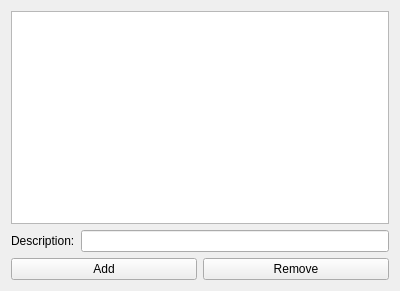
<?xml version="1.0" encoding="UTF-8"?>
<ui version="4.0">
 <class>TesterWindow</class>
 <widget class="QWidget" name="TesterWindow">
  <property name="geometry">
   <rect>
    <x>0</x>
    <y>0</y>
    <width>400</width>
    <height>291</height>
   </rect>
  </property>
  <property name="minimumSize">
   <size>
    <width>0</width>
    <height>291</height>
   </size>
  </property>
  <property name="windowTitle">
   <string>TesterWindow</string>
  </property>
  <layout class="QVBoxLayout" name="verticalLayout_2">
   <item>
    <layout class="QVBoxLayout" name="verticalLayout">
     <item>
      <widget class="QTableView" name="tableView"/>
     </item>
     <item>
      <layout class="QFormLayout" name="formLayout">
       <item row="0" column="1">
        <widget class="QLineEdit" name="lineEdit"/>
       </item>
       <item row="0" column="0">
        <widget class="QLabel" name="label">
         <property name="text">
          <string>Description:</string>
         </property>
         <property name="buddy">
          <cstring>lineEdit</cstring>
         </property>
        </widget>
       </item>
      </layout>
     </item>
    </layout>
   </item>
   <item>
    <layout class="QHBoxLayout" name="horizontalLayout">
     <item>
      <widget class="QPushButton" name="pushButton">
       <property name="text">
        <string>Add</string>
       </property>
      </widget>
     </item>
     <item>
      <widget class="QPushButton" name="pushButton_2">
       <property name="text">
        <string>Remove</string>
       </property>
      </widget>
     </item>
    </layout>
   </item>
  </layout>
 </widget>
 <resources/>
 <connections>
  <connection>
   <sender>tableView</sender>
   <signal>clicked(QModelIndex)</signal>
   <receiver>TesterWindow</receiver>
   <slot>clickedRow(QModelIndex)</slot>
   <hints>
    <hint type="sourcelabel">
     <x>79</x>
     <y>147</y>
    </hint>
    <hint type="destinationlabel">
     <x>37</x>
     <y>285</y>
    </hint>
   </hints>
  </connection>
  <connection>
   <sender>pushButton</sender>
   <signal>clicked()</signal>
   <receiver>TesterWindow</receiver>
   <slot>clickedAdd()</slot>
   <hints>
    <hint type="sourcelabel">
     <x>161</x>
     <y>268</y>
    </hint>
    <hint type="destinationlabel">
     <x>180</x>
     <y>286</y>
    </hint>
   </hints>
  </connection>
  <connection>
   <sender>pushButton_2</sender>
   <signal>clicked()</signal>
   <receiver>TesterWindow</receiver>
   <slot>clickedRemove()</slot>
   <hints>
    <hint type="sourcelabel">
     <x>293</x>
     <y>267</y>
    </hint>
    <hint type="destinationlabel">
     <x>314</x>
     <y>285</y>
    </hint>
   </hints>
  </connection>
 </connections>
 <slots>
  <slot>clickedRow(QModelIndex)</slot>
  <slot>clickedAdd()</slot>
  <slot>clickedRemove()</slot>
 </slots>
</ui>
